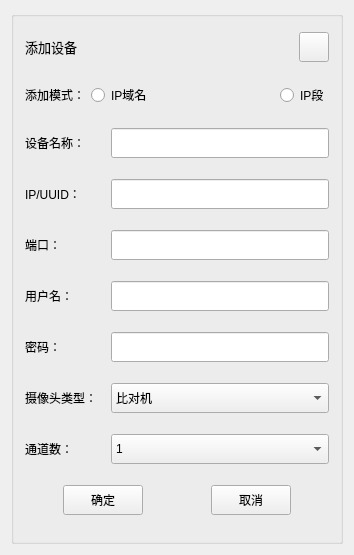
<?xml version="1.0" encoding="UTF-8"?>
<ui version="4.0">
 <class>AddDevice</class>
 <widget class="QWidget" name="AddDevice">
  <property name="geometry">
   <rect>
    <x>0</x>
    <y>0</y>
    <width>354</width>
    <height>555</height>
   </rect>
  </property>
  <property name="windowTitle">
   <string>AddDevice</string>
  </property>
  <property name="styleSheet">
   <string notr="true"/>
  </property>
  <layout class="QGridLayout" name="gridLayout_2">
   <item row="0" column="0">
    <widget class="QGroupBox" name="groupBox">
     <property name="title">
      <string/>
     </property>
     <layout class="QGridLayout" name="gridLayout">
      <property name="topMargin">
       <number>0</number>
      </property>
      <item row="1" column="0">
       <widget class="QLabel" name="label">
        <property name="text">
         <string>添加模式：</string>
        </property>
       </widget>
      </item>
      <item row="1" column="1">
       <widget class="QRadioButton" name="radioButton_name">
        <property name="text">
         <string>IP域名</string>
        </property>
       </widget>
      </item>
      <item row="0" column="0" colspan="4">
       <layout class="QHBoxLayout" name="horizontalLayout_6">
        <property name="spacing">
         <number>0</number>
        </property>
        <item>
         <widget class="QLabel" name="label_2">
          <property name="maximumSize">
           <size>
            <width>16777215</width>
            <height>30</height>
           </size>
          </property>
          <property name="font">
           <font>
            <family>微软雅黑</family>
            <pointsize>10</pointsize>
            <weight>50</weight>
            <italic>false</italic>
            <bold>false</bold>
           </font>
          </property>
          <property name="styleSheet">
           <string notr="true">font: 10pt &quot;微软雅黑&quot;;</string>
          </property>
          <property name="text">
           <string>添加设备</string>
          </property>
         </widget>
        </item>
        <item>
         <widget class="QPushButton" name="btnClose">
          <property name="minimumSize">
           <size>
            <width>30</width>
            <height>30</height>
           </size>
          </property>
          <property name="maximumSize">
           <size>
            <width>30</width>
            <height>30</height>
           </size>
          </property>
          <property name="text">
           <string/>
          </property>
          <property name="icon">
           <iconset>
            <normaloff>:/res/SoftIcon/Cancel.png</normaloff>:/res/SoftIcon/Cancel.png</iconset>
          </property>
          <property name="iconSize">
           <size>
            <width>30</width>
            <height>30</height>
           </size>
          </property>
         </widget>
        </item>
       </layout>
      </item>
      <item row="2" column="0" colspan="4">
       <layout class="QHBoxLayout" name="horizontalLayout">
        <item>
         <widget class="QLabel" name="label_Name">
          <property name="minimumSize">
           <size>
            <width>80</width>
            <height>0</height>
           </size>
          </property>
          <property name="text">
           <string>设备名称：</string>
          </property>
         </widget>
        </item>
        <item>
         <widget class="QLineEdit" name="lineEdit_Name">
          <property name="minimumSize">
           <size>
            <width>0</width>
            <height>30</height>
           </size>
          </property>
         </widget>
        </item>
       </layout>
      </item>
      <item row="1" column="2">
       <spacer name="horizontalSpacer">
        <property name="orientation">
         <enum>Qt::Horizontal</enum>
        </property>
        <property name="sizeHint" stdset="0">
         <size>
          <width>40</width>
          <height>20</height>
         </size>
        </property>
       </spacer>
      </item>
      <item row="5" column="0" colspan="4">
       <layout class="QHBoxLayout" name="horizontalLayout_4">
        <item>
         <widget class="QLabel" name="label_5">
          <property name="minimumSize">
           <size>
            <width>80</width>
            <height>0</height>
           </size>
          </property>
          <property name="text">
           <string>用户名：</string>
          </property>
         </widget>
        </item>
        <item>
         <widget class="QLineEdit" name="lineEdit_Usr">
          <property name="minimumSize">
           <size>
            <width>0</width>
            <height>30</height>
           </size>
          </property>
         </widget>
        </item>
       </layout>
      </item>
      <item row="4" column="0" colspan="4">
       <layout class="QHBoxLayout" name="horizontalLayout_3">
        <item>
         <widget class="QLabel" name="label_4">
          <property name="minimumSize">
           <size>
            <width>80</width>
            <height>0</height>
           </size>
          </property>
          <property name="text">
           <string>端口：</string>
          </property>
         </widget>
        </item>
        <item>
         <widget class="QLineEdit" name="lineEdit_Port">
          <property name="minimumSize">
           <size>
            <width>0</width>
            <height>30</height>
           </size>
          </property>
         </widget>
        </item>
       </layout>
      </item>
      <item row="7" column="0" colspan="4">
       <layout class="QHBoxLayout" name="horizontalLayout_7">
        <item>
         <widget class="QLabel" name="label_8">
          <property name="maximumSize">
           <size>
            <width>80</width>
            <height>16777215</height>
           </size>
          </property>
          <property name="text">
           <string>摄像头类型：</string>
          </property>
         </widget>
        </item>
        <item>
         <widget class="QComboBox" name="comboBox_Type">
          <property name="minimumSize">
           <size>
            <width>0</width>
            <height>30</height>
           </size>
          </property>
          <item>
           <property name="text">
            <string>比对机</string>
           </property>
          </item>
          <item>
           <property name="text">
            <string>抓拍机</string>
           </property>
          </item>
          <item>
           <property name="text">
            <string>门禁机</string>
           </property>
          </item>
          <item>
           <property name="text">
            <string>摄像机</string>
           </property>
          </item>
         </widget>
        </item>
       </layout>
      </item>
      <item row="9" column="0" colspan="4">
       <layout class="QHBoxLayout" name="horizontalLayout_10">
        <item>
         <spacer name="horizontalSpacer_3">
          <property name="orientation">
           <enum>Qt::Horizontal</enum>
          </property>
          <property name="sizeHint" stdset="0">
           <size>
            <width>40</width>
            <height>20</height>
           </size>
          </property>
         </spacer>
        </item>
        <item>
         <widget class="QPushButton" name="btnSure">
          <property name="sizePolicy">
           <sizepolicy hsizetype="Minimum" vsizetype="Minimum">
            <horstretch>0</horstretch>
            <verstretch>0</verstretch>
           </sizepolicy>
          </property>
          <property name="maximumSize">
           <size>
            <width>16777215</width>
            <height>30</height>
           </size>
          </property>
          <property name="text">
           <string>确定</string>
          </property>
          <property name="icon">
           <iconset>
            <normaloff>:/res/SoftIcon/check.png</normaloff>:/res/SoftIcon/check.png</iconset>
          </property>
         </widget>
        </item>
        <item>
         <spacer name="horizontalSpacer_2">
          <property name="orientation">
           <enum>Qt::Horizontal</enum>
          </property>
          <property name="sizeHint" stdset="0">
           <size>
            <width>63</width>
            <height>20</height>
           </size>
          </property>
         </spacer>
        </item>
        <item>
         <widget class="QPushButton" name="btnCancel">
          <property name="sizePolicy">
           <sizepolicy hsizetype="Minimum" vsizetype="Preferred">
            <horstretch>0</horstretch>
            <verstretch>0</verstretch>
           </sizepolicy>
          </property>
          <property name="maximumSize">
           <size>
            <width>16777215</width>
            <height>30</height>
           </size>
          </property>
          <property name="text">
           <string>取消</string>
          </property>
          <property name="icon">
           <iconset>
            <normaloff>:/res/SoftIcon/Cancel.png</normaloff>:/res/SoftIcon/Cancel.png</iconset>
          </property>
         </widget>
        </item>
        <item>
         <spacer name="horizontalSpacer_4">
          <property name="orientation">
           <enum>Qt::Horizontal</enum>
          </property>
          <property name="sizeHint" stdset="0">
           <size>
            <width>40</width>
            <height>20</height>
           </size>
          </property>
         </spacer>
        </item>
       </layout>
      </item>
      <item row="1" column="3">
       <widget class="QRadioButton" name="radioButton_paragr">
        <property name="text">
         <string>IP段</string>
        </property>
       </widget>
      </item>
      <item row="3" column="0" colspan="4">
       <layout class="QHBoxLayout" name="horizontalLayout_2">
        <item>
         <widget class="QLabel" name="label_Addr">
          <property name="minimumSize">
           <size>
            <width>80</width>
            <height>0</height>
           </size>
          </property>
          <property name="text">
           <string>IP/UUID：</string>
          </property>
         </widget>
        </item>
        <item>
         <widget class="QLineEdit" name="lineEdit_Addr">
          <property name="minimumSize">
           <size>
            <width>0</width>
            <height>30</height>
           </size>
          </property>
         </widget>
        </item>
       </layout>
      </item>
      <item row="6" column="0" colspan="4">
       <layout class="QHBoxLayout" name="horizontalLayout_5">
        <item>
         <widget class="QLabel" name="label_6">
          <property name="minimumSize">
           <size>
            <width>80</width>
            <height>0</height>
           </size>
          </property>
          <property name="text">
           <string>密码：</string>
          </property>
         </widget>
        </item>
        <item>
         <widget class="QLineEdit" name="lineEdit_Pwd">
          <property name="minimumSize">
           <size>
            <width>0</width>
            <height>30</height>
           </size>
          </property>
          <property name="echoMode">
           <enum>QLineEdit::Password</enum>
          </property>
         </widget>
        </item>
       </layout>
      </item>
      <item row="8" column="0" colspan="4">
       <layout class="QHBoxLayout" name="horizontalLayout_8">
        <item>
         <widget class="QLabel" name="label_9">
          <property name="maximumSize">
           <size>
            <width>80</width>
            <height>16777215</height>
           </size>
          </property>
          <property name="text">
           <string>通道数：</string>
          </property>
         </widget>
        </item>
        <item>
         <widget class="QComboBox" name="comboBox_ChannelNo">
          <property name="minimumSize">
           <size>
            <width>0</width>
            <height>30</height>
           </size>
          </property>
          <item>
           <property name="text">
            <string>1</string>
           </property>
          </item>
          <item>
           <property name="text">
            <string>4</string>
           </property>
          </item>
          <item>
           <property name="text">
            <string>8</string>
           </property>
          </item>
          <item>
           <property name="text">
            <string>9</string>
           </property>
          </item>
          <item>
           <property name="text">
            <string>16</string>
           </property>
          </item>
          <item>
           <property name="text">
            <string>32</string>
           </property>
          </item>
         </widget>
        </item>
       </layout>
      </item>
     </layout>
    </widget>
   </item>
  </layout>
 </widget>
 <layoutdefault spacing="6" margin="11"/>
 <resources>
  <include location="../res.qrc"/>
 </resources>
 <connections/>
</ui>
